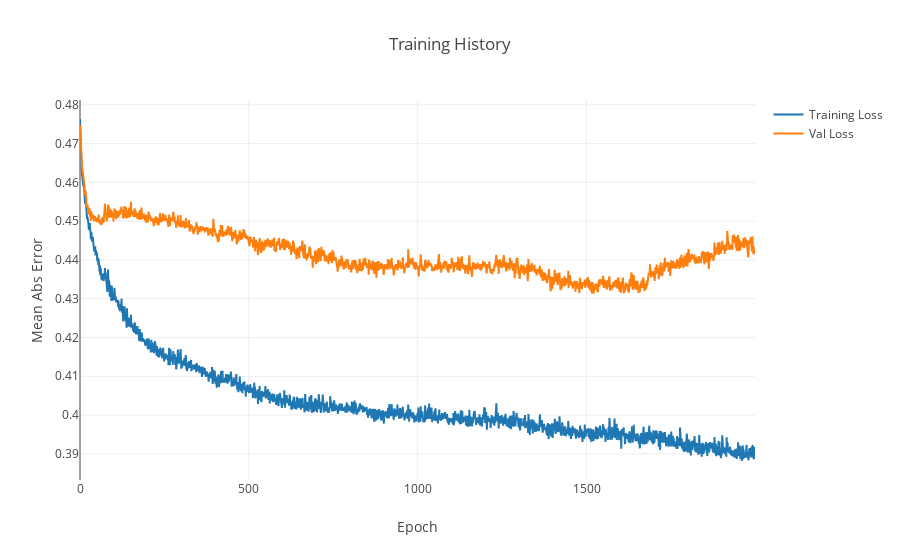

The notebook cell saved with this chart:
### Code cell
y_train_sparse = keras.utils.to_categorical(y_train, NUM_CLASSES)

TRAIN = 1
dir = "training_1"
checkpoint_path = dir + "/cp.ckpt"
checkpoint_dir = os.path.dirname(checkpoint_path)

if TRAIN == 1:
    # Remove previously trained models
    if os.path.exists(dir):
        shutil.rmtree(dir)

    # Train MLP and save to checkpoints
    %time mlp = train_mlp(X_train, y_train_sparse, build_mlp(X_train, NUM_CLASSES), checkpoint_path, EPOCHS=2000)
    
else:
    # Load trained weights from the checkpoint path
    mlp = build_mlp(X_train, NUM_CLASSES)
    mlp.load_weights(checkpoint_path)

# Test
print("\nMLP - Test set")
acc_test, preds_test = eval_model(mlp, X_test, y_test, 0, NUM_CLASSES)

print("\nMLP - Validation set")
acc_val, preds_val = eval_model(mlp, X_val, y_val, 0, NUM_CLASSES)

### Figure 1 — Plotly figure (JSON) as saved in the notebook; plotly's stock layout.template omitted (floating-point values rounded to 4 significant figures; data arrays with more than 128 entries replaced by an {"elided": "..."} marker saying what was removed)
{"data": [{"name": "Training Loss", "type": "scatter", "uid": "6c08f1e6-1a4d-4d31-a0ea-14ff66538c60", "x": {"elided": "2000 int values"}, "y": {"elided": "2000 float values"}}, {"name": "Val Loss", "type": "scatter", "uid": "c858d817-da08-4166-92ec-6e6a59d22543", "x": {"elided": "2000 int values"}, "y": {"elided": "2000 float values"}}], "layout": {"title": {"text": "Training History"}, "xaxis": {"title": {"text": "Epoch"}}, "yaxis": {"title": {"text": "Mean Abs Error"}}}}
